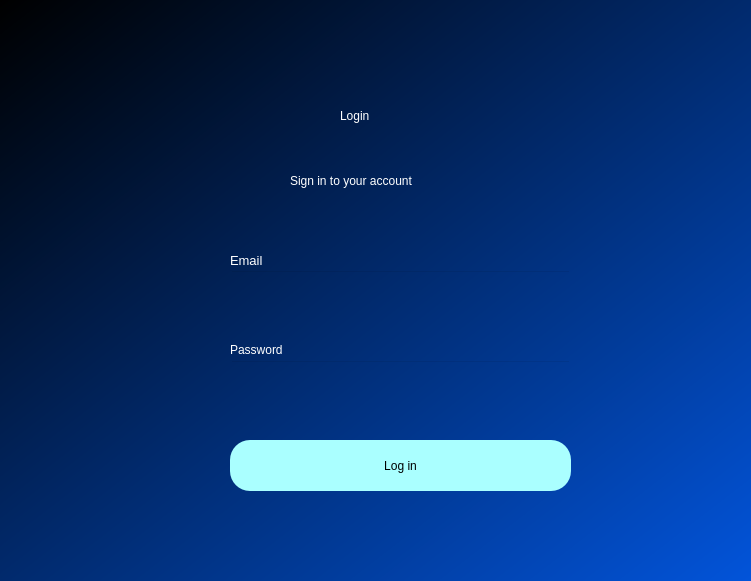
<?xml version="1.0" encoding="UTF-8"?>
<ui version="4.0">
 <class>Dialog</class>
 <widget class="QDialog" name="Dialog">
  <property name="geometry">
   <rect>
    <x>0</x>
    <y>0</y>
    <width>751</width>
    <height>581</height>
   </rect>
  </property>
  <property name="windowTitle">
   <string>Dialog</string>
  </property>
  <widget class="QWidget" name="bgwidget" native="true">
   <property name="geometry">
    <rect>
     <x>0</x>
     <y>0</y>
     <width>751</width>
     <height>581</height>
    </rect>
   </property>
   <property name="palette">
    <palette>
     <active>
      <colorrole role="Button">
       <brush brushstyle="LinearGradientPattern">
        <gradient startx="0.000000000000000" starty="0.000000000000000" endx="1.000000000000000" endy="1.000000000000000" type="LinearGradient" spread="PadSpread" coordinatemode="ObjectBoundingMode">
         <gradientstop position="0.000000000000000">
          <color alpha="255">
           <red>0</red>
           <green>0</green>
           <blue>0</blue>
          </color>
         </gradientstop>
         <gradientstop position="1.000000000000000">
          <color alpha="255">
           <red>2</red>
           <green>84</green>
           <blue>218</blue>
          </color>
         </gradientstop>
        </gradient>
       </brush>
      </colorrole>
      <colorrole role="Base">
       <brush brushstyle="LinearGradientPattern">
        <gradient startx="0.000000000000000" starty="0.000000000000000" endx="1.000000000000000" endy="1.000000000000000" type="LinearGradient" spread="PadSpread" coordinatemode="ObjectBoundingMode">
         <gradientstop position="0.000000000000000">
          <color alpha="255">
           <red>0</red>
           <green>0</green>
           <blue>0</blue>
          </color>
         </gradientstop>
         <gradientstop position="1.000000000000000">
          <color alpha="255">
           <red>2</red>
           <green>84</green>
           <blue>218</blue>
          </color>
         </gradientstop>
        </gradient>
       </brush>
      </colorrole>
      <colorrole role="Window">
       <brush brushstyle="LinearGradientPattern">
        <gradient startx="0.000000000000000" starty="0.000000000000000" endx="1.000000000000000" endy="1.000000000000000" type="LinearGradient" spread="PadSpread" coordinatemode="ObjectBoundingMode">
         <gradientstop position="0.000000000000000">
          <color alpha="255">
           <red>0</red>
           <green>0</green>
           <blue>0</blue>
          </color>
         </gradientstop>
         <gradientstop position="1.000000000000000">
          <color alpha="255">
           <red>2</red>
           <green>84</green>
           <blue>218</blue>
          </color>
         </gradientstop>
        </gradient>
       </brush>
      </colorrole>
     </active>
     <inactive>
      <colorrole role="Button">
       <brush brushstyle="LinearGradientPattern">
        <gradient startx="0.000000000000000" starty="0.000000000000000" endx="1.000000000000000" endy="1.000000000000000" type="LinearGradient" spread="PadSpread" coordinatemode="ObjectBoundingMode">
         <gradientstop position="0.000000000000000">
          <color alpha="255">
           <red>0</red>
           <green>0</green>
           <blue>0</blue>
          </color>
         </gradientstop>
         <gradientstop position="1.000000000000000">
          <color alpha="255">
           <red>2</red>
           <green>84</green>
           <blue>218</blue>
          </color>
         </gradientstop>
        </gradient>
       </brush>
      </colorrole>
      <colorrole role="Base">
       <brush brushstyle="LinearGradientPattern">
        <gradient startx="0.000000000000000" starty="0.000000000000000" endx="1.000000000000000" endy="1.000000000000000" type="LinearGradient" spread="PadSpread" coordinatemode="ObjectBoundingMode">
         <gradientstop position="0.000000000000000">
          <color alpha="255">
           <red>0</red>
           <green>0</green>
           <blue>0</blue>
          </color>
         </gradientstop>
         <gradientstop position="1.000000000000000">
          <color alpha="255">
           <red>2</red>
           <green>84</green>
           <blue>218</blue>
          </color>
         </gradientstop>
        </gradient>
       </brush>
      </colorrole>
      <colorrole role="Window">
       <brush brushstyle="LinearGradientPattern">
        <gradient startx="0.000000000000000" starty="0.000000000000000" endx="1.000000000000000" endy="1.000000000000000" type="LinearGradient" spread="PadSpread" coordinatemode="ObjectBoundingMode">
         <gradientstop position="0.000000000000000">
          <color alpha="255">
           <red>0</red>
           <green>0</green>
           <blue>0</blue>
          </color>
         </gradientstop>
         <gradientstop position="1.000000000000000">
          <color alpha="255">
           <red>2</red>
           <green>84</green>
           <blue>218</blue>
          </color>
         </gradientstop>
        </gradient>
       </brush>
      </colorrole>
     </inactive>
     <disabled>
      <colorrole role="Button">
       <brush brushstyle="LinearGradientPattern">
        <gradient startx="0.000000000000000" starty="0.000000000000000" endx="1.000000000000000" endy="1.000000000000000" type="LinearGradient" spread="PadSpread" coordinatemode="ObjectBoundingMode">
         <gradientstop position="0.000000000000000">
          <color alpha="255">
           <red>0</red>
           <green>0</green>
           <blue>0</blue>
          </color>
         </gradientstop>
         <gradientstop position="1.000000000000000">
          <color alpha="255">
           <red>2</red>
           <green>84</green>
           <blue>218</blue>
          </color>
         </gradientstop>
        </gradient>
       </brush>
      </colorrole>
      <colorrole role="Base">
       <brush brushstyle="LinearGradientPattern">
        <gradient startx="0.000000000000000" starty="0.000000000000000" endx="1.000000000000000" endy="1.000000000000000" type="LinearGradient" spread="PadSpread" coordinatemode="ObjectBoundingMode">
         <gradientstop position="0.000000000000000">
          <color alpha="255">
           <red>0</red>
           <green>0</green>
           <blue>0</blue>
          </color>
         </gradientstop>
         <gradientstop position="1.000000000000000">
          <color alpha="255">
           <red>2</red>
           <green>84</green>
           <blue>218</blue>
          </color>
         </gradientstop>
        </gradient>
       </brush>
      </colorrole>
      <colorrole role="Window">
       <brush brushstyle="LinearGradientPattern">
        <gradient startx="0.000000000000000" starty="0.000000000000000" endx="1.000000000000000" endy="1.000000000000000" type="LinearGradient" spread="PadSpread" coordinatemode="ObjectBoundingMode">
         <gradientstop position="0.000000000000000">
          <color alpha="255">
           <red>0</red>
           <green>0</green>
           <blue>0</blue>
          </color>
         </gradientstop>
         <gradientstop position="1.000000000000000">
          <color alpha="255">
           <red>2</red>
           <green>84</green>
           <blue>218</blue>
          </color>
         </gradientstop>
        </gradient>
       </brush>
      </colorrole>
     </disabled>
    </palette>
   </property>
   <property name="styleSheet">
    <string notr="true">background-color: qlineargradient(spread:pad, x1:0, y1:0, x2:1, y2:1, stop:0 rgba(0, 0, 0, 255), stop:1 rgba(2, 84, 218, 255));</string>
   </property>
   <widget class="QLabel" name="label">
    <property name="geometry">
     <rect>
      <x>340</x>
      <y>80</y>
      <width>121</width>
      <height>71</height>
     </rect>
    </property>
    <property name="styleSheet">
     <string notr="true">font: 36pt &quot;MS Shell Dlg 2&quot;; color:rgb(255, 255, 255);
background-color: qlineargradient(spread:pad, x1:0, y1:0, x2:1, y2:1, stop:0 rgba(0, 0, 0, 0), stop:1 rgba(255, 255, 255, 0));</string>
    </property>
    <property name="text">
     <string>Login</string>
    </property>
   </widget>
   <widget class="QLabel" name="label_2">
    <property name="geometry">
     <rect>
      <x>290</x>
      <y>160</y>
      <width>231</width>
      <height>41</height>
     </rect>
    </property>
    <property name="styleSheet">
     <string notr="true">font: 16pt &quot;MS Shell Dlg 2&quot;;color:rgb(255, 255, 255);
background-color: qlineargradient(spread:pad, x1:0, y1:0, x2:1, y2:1, stop:0 rgba(0, 0, 0, 0), stop:1 rgba(255, 255, 255, 0));</string>
    </property>
    <property name="text">
     <string>Sign in to your account</string>
    </property>
   </widget>
   <widget class="QPushButton" name="login">
    <property name="geometry">
     <rect>
      <x>230</x>
      <y>440</y>
      <width>341</width>
      <height>51</height>
     </rect>
    </property>
    <property name="styleSheet">
     <string notr="true">border-radius:20px;
background-color: rgb(170, 255, 255);
font: 14pt &quot;MS Shell Dlg 2&quot;;</string>
    </property>
    <property name="text">
     <string>Log in</string>
    </property>
   </widget>
   <widget class="QLineEdit" name="emailfield">
    <property name="geometry">
     <rect>
      <x>230</x>
      <y>270</y>
      <width>341</width>
      <height>51</height>
     </rect>
    </property>
    <property name="styleSheet">
     <string notr="true">background-color:rgba(0,0,0,0);
font: 12pt &quot;MS Shell Dlg 2&quot;;</string>
    </property>
   </widget>
   <widget class="QLineEdit" name="passwordfield">
    <property name="geometry">
     <rect>
      <x>230</x>
      <y>360</y>
      <width>341</width>
      <height>51</height>
     </rect>
    </property>
    <property name="styleSheet">
     <string notr="true">background-color:rgba(0,0,0,0);
font: 12pt &quot;MS Shell Dlg 2&quot;;</string>
    </property>
   </widget>
   <widget class="QLabel" name="label_3">
    <property name="geometry">
     <rect>
      <x>230</x>
      <y>250</y>
      <width>81</width>
      <height>20</height>
     </rect>
    </property>
    <property name="font">
     <font>
      <family>MS Shell Dlg 2</family>
      <pointsize>10</pointsize>
      <weight>50</weight>
      <italic>false</italic>
      <bold>false</bold>
     </font>
    </property>
    <property name="styleSheet">
     <string notr="true">font: 10pt &quot;MS Shell Dlg 2&quot;;
color: rgb(255, 255, 255);
background-color: qlineargradient(spread:pad, x1:0, y1:0, x2:1, y2:1, stop:0 rgba(0, 0, 0, 0), stop:1 rgba(255, 255, 255, 0));</string>
    </property>
    <property name="text">
     <string>Email</string>
    </property>
   </widget>
   <widget class="QLabel" name="label_4">
    <property name="geometry">
     <rect>
      <x>230</x>
      <y>340</y>
      <width>81</width>
      <height>20</height>
     </rect>
    </property>
    <property name="styleSheet">
     <string notr="true">font: 10pt &quot;MS Shell Dlg 2&quot;;
color: rgb(255, 255, 255);
background-color: qlineargradient(spread:pad, x1:0, y1:0, x2:1, y2:1, stop:0 rgba(0, 0, 0, 0), stop:1 rgba(255, 255, 255, 0));</string>
    </property>
    <property name="text">
     <string>Password</string>
    </property>
   </widget>
  </widget>
 </widget>
 <resources/>
 <connections/>
</ui>
